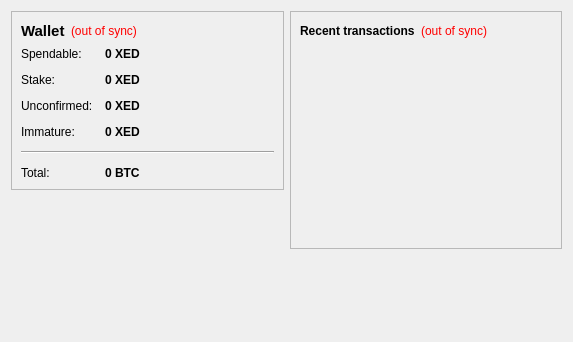
<?xml version="1.0" encoding="UTF-8"?>
<ui version="4.0">
 <class>OverviewPage</class>
 <widget class="QWidget" name="OverviewPage">
  <property name="geometry">
   <rect>
    <x>0</x>
    <y>0</y>
    <width>573</width>
    <height>342</height>
   </rect>
  </property>
  <property name="windowTitle">
   <string>Form</string>
  </property>
  <layout class="QHBoxLayout" name="horizontalLayout" stretch="1,1">
   <item>
    <layout class="QVBoxLayout" name="verticalLayout_2">
     <item>
      <widget class="QFrame" name="frame">
       <property name="frameShape">
        <enum>QFrame::StyledPanel</enum>
       </property>
       <property name="frameShadow">
        <enum>QFrame::Raised</enum>
       </property>
       <layout class="QVBoxLayout" name="verticalLayout_4">
        <item>
         <layout class="QHBoxLayout" name="horizontalLayout_4">
          <item>
           <widget class="QLabel" name="label_5">
            <property name="font">
             <font>
              <pointsize>11</pointsize>
              <weight>75</weight>
              <bold>true</bold>
             </font>
            </property>
            <property name="text">
             <string>Wallet</string>
            </property>
           </widget>
          </item>
          <item>
           <widget class="QLabel" name="labelWalletStatus">
            <property name="toolTip">
             <string>The displayed information may be out of date. Your wallet automatically synchronizes with the Demoncoin network after a connection is established, but this process has not completed yet.</string>
            </property>
            <property name="styleSheet">
             <string notr="true">QLabel { color: red; }</string>
            </property>
            <property name="text">
             <string notr="true">(out of sync)</string>
            </property>
            <property name="alignment">
             <set>Qt::AlignLeading|Qt::AlignLeft|Qt::AlignVCenter</set>
            </property>
           </widget>
          </item>
          <item>
           <spacer name="horizontalSpacer_2">
            <property name="orientation">
             <enum>Qt::Horizontal</enum>
            </property>
            <property name="sizeHint" stdset="0">
             <size>
              <width>40</width>
              <height>20</height>
             </size>
            </property>
           </spacer>
          </item>
         </layout>
        </item>
        <item>
         <layout class="QFormLayout" name="formLayout_2">
          <property name="fieldGrowthPolicy">
           <enum>QFormLayout::AllNonFixedFieldsGrow</enum>
          </property>
          <property name="horizontalSpacing">
           <number>12</number>
          </property>
          <property name="verticalSpacing">
           <number>12</number>
          </property>
          <item row="0" column="0">
           <widget class="QLabel" name="label">
            <property name="text">
             <string>Spendable:</string>
            </property>
           </widget>
          </item>
          <item row="0" column="1">
           <widget class="QLabel" name="labelBalance">
            <property name="font">
             <font>
              <weight>75</weight>
              <bold>true</bold>
             </font>
            </property>
            <property name="cursor">
             <cursorShape>IBeamCursor</cursorShape>
            </property>
            <property name="toolTip">
             <string>Your current spendable balance</string>
            </property>
            <property name="text">
             <string notr="true">0 XED</string>
            </property>
            <property name="textInteractionFlags">
             <set>Qt::LinksAccessibleByMouse|Qt::TextSelectableByKeyboard|Qt::TextSelectableByMouse</set>
            </property>
           </widget>
          </item>
          <item row="1" column="0">
           <widget class="QLabel" name="label_6">
            <property name="text">
             <string>Stake:</string>
            </property>
           </widget>
          </item>
          <item row="1" column="1">
           <widget class="QLabel" name="labelStake">
            <property name="font">
             <font>
              <weight>75</weight>
              <bold>true</bold>
             </font>
            </property>
            <property name="cursor">
             <cursorShape>IBeamCursor</cursorShape>
            </property>
            <property name="toolTip">
             <string>Total of coins that was staked, and do not yet count toward the current balance</string>
            </property>
            <property name="text">
             <string notr="true">0 XED</string>
            </property>
            <property name="textInteractionFlags">
             <set>Qt::LinksAccessibleByMouse|Qt::TextSelectableByKeyboard|Qt::TextSelectableByMouse</set>
            </property>
           </widget>
          </item>
          <item row="2" column="0">
           <widget class="QLabel" name="label_3">
            <property name="text">
             <string>Unconfirmed:</string>
            </property>
           </widget>
          </item>
          <item row="2" column="1">
           <widget class="QLabel" name="labelUnconfirmed">
            <property name="font">
             <font>
              <weight>75</weight>
              <bold>true</bold>
             </font>
            </property>
            <property name="cursor">
             <cursorShape>IBeamCursor</cursorShape>
            </property>
            <property name="toolTip">
             <string>Total of transactions that have yet to be confirmed, and do not yet count toward the current balance</string>
            </property>
            <property name="text">
             <string notr="true">0 XED</string>
            </property>
            <property name="textInteractionFlags">
             <set>Qt::LinksAccessibleByMouse|Qt::TextSelectableByKeyboard|Qt::TextSelectableByMouse</set>
            </property>
           </widget>
          </item>
          <item row="3" column="0">
           <widget class="QLabel" name="labelImmatureText">
            <property name="text">
             <string>Immature:</string>
            </property>
           </widget>
          </item>
          <item row="3" column="1">
           <widget class="QLabel" name="labelImmature">
            <property name="font">
             <font>
              <weight>75</weight>
              <bold>true</bold>
             </font>
            </property>
            <property name="toolTip">
             <string>Mined balance that has not yet matured</string>
            </property>
            <property name="text">
             <string notr="true">0 XED</string>
            </property>
            <property name="textInteractionFlags">
             <set>Qt::LinksAccessibleByMouse|Qt::TextSelectableByKeyboard|Qt::TextSelectableByMouse</set>
            </property>
           </widget>
          </item>
          <item row="4" column="0" colspan="2">
           <widget class="Line" name="line">
            <property name="orientation">
             <enum>Qt::Horizontal</enum>
            </property>
           </widget>
          </item>
          <item row="5" column="0">
           <widget class="QLabel" name="labelTotalText">
            <property name="text">
             <string>Total:</string>
            </property>
           </widget>
          </item>
          <item row="5" column="1">
           <widget class="QLabel" name="labelTotal">
            <property name="font">
             <font>
              <weight>75</weight>
              <bold>true</bold>
             </font>
            </property>
            <property name="cursor">
             <cursorShape>IBeamCursor</cursorShape>
            </property>
            <property name="toolTip">
             <string>Your current total balance</string>
            </property>
            <property name="text">
             <string notr="true">0 BTC</string>
            </property>
            <property name="textInteractionFlags">
             <set>Qt::LinksAccessibleByMouse|Qt::TextSelectableByKeyboard|Qt::TextSelectableByMouse</set>
            </property>
           </widget>
          </item>
         </layout>
        </item>
       </layout>
      </widget>
     </item>
     <item>
      <spacer name="verticalSpacer">
       <property name="orientation">
        <enum>Qt::Vertical</enum>
       </property>
       <property name="sizeHint" stdset="0">
        <size>
         <width>20</width>
         <height>40</height>
        </size>
       </property>
      </spacer>
     </item>
    </layout>
   </item>
   <item>
    <layout class="QVBoxLayout" name="verticalLayout_3">
     <item>
      <widget class="QFrame" name="frame_2">
       <property name="frameShape">
        <enum>QFrame::StyledPanel</enum>
       </property>
       <property name="frameShadow">
        <enum>QFrame::Raised</enum>
       </property>
       <layout class="QVBoxLayout" name="verticalLayout">
        <item>
         <layout class="QHBoxLayout" name="horizontalLayout_2">
          <item>
           <widget class="QLabel" name="label_4">
            <property name="text">
             <string>&lt;b&gt;Recent transactions&lt;/b&gt;</string>
            </property>
           </widget>
          </item>
          <item>
           <widget class="QLabel" name="labelTransactionsStatus">
            <property name="toolTip">
             <string>The displayed information may be out of date. Your wallet automatically synchronizes with the Demoncoin network after a connection is established, but this process has not completed yet.</string>
            </property>
            <property name="styleSheet">
             <string notr="true">QLabel { color: red; }</string>
            </property>
            <property name="text">
             <string notr="true">(out of sync)</string>
            </property>
            <property name="alignment">
             <set>Qt::AlignRight|Qt::AlignTrailing|Qt::AlignVCenter</set>
            </property>
           </widget>
          </item>
          <item>
           <spacer name="horizontalSpacer">
            <property name="orientation">
             <enum>Qt::Horizontal</enum>
            </property>
            <property name="sizeHint" stdset="0">
             <size>
              <width>40</width>
              <height>20</height>
             </size>
            </property>
           </spacer>
          </item>
         </layout>
        </item>
        <item>
         <widget class="QListView" name="listTransactions">
          <property name="styleSheet">
           <string notr="true">QListView { background: transparent; }</string>
          </property>
          <property name="frameShape">
           <enum>QFrame::NoFrame</enum>
          </property>
          <property name="verticalScrollBarPolicy">
           <enum>Qt::ScrollBarAlwaysOff</enum>
          </property>
          <property name="horizontalScrollBarPolicy">
           <enum>Qt::ScrollBarAlwaysOff</enum>
          </property>
          <property name="selectionMode">
           <enum>QAbstractItemView::NoSelection</enum>
          </property>
         </widget>
        </item>
       </layout>
      </widget>
     </item>
     <item>
      <spacer name="verticalSpacer_2">
       <property name="orientation">
        <enum>Qt::Vertical</enum>
       </property>
       <property name="sizeHint" stdset="0">
        <size>
         <width>20</width>
         <height>40</height>
        </size>
       </property>
      </spacer>
     </item>
    </layout>
   </item>
  </layout>
 </widget>
 <resources/>
 <connections/>
</ui>
